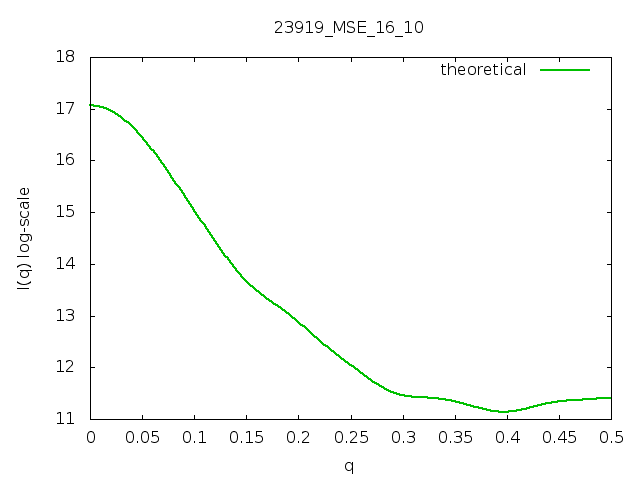

Generate this figure with gnuplot:
set terminal png;set output "23919_MSE_16_10.png";
set title "23919_MSE_16_10";set xlabel "q";set ylabel "I(q) log-scale"
plot '23919_MSE_16_10.pdb.dat' u 1:2 thru log(y) t "theoretical" w lines lw 2 lt 2
